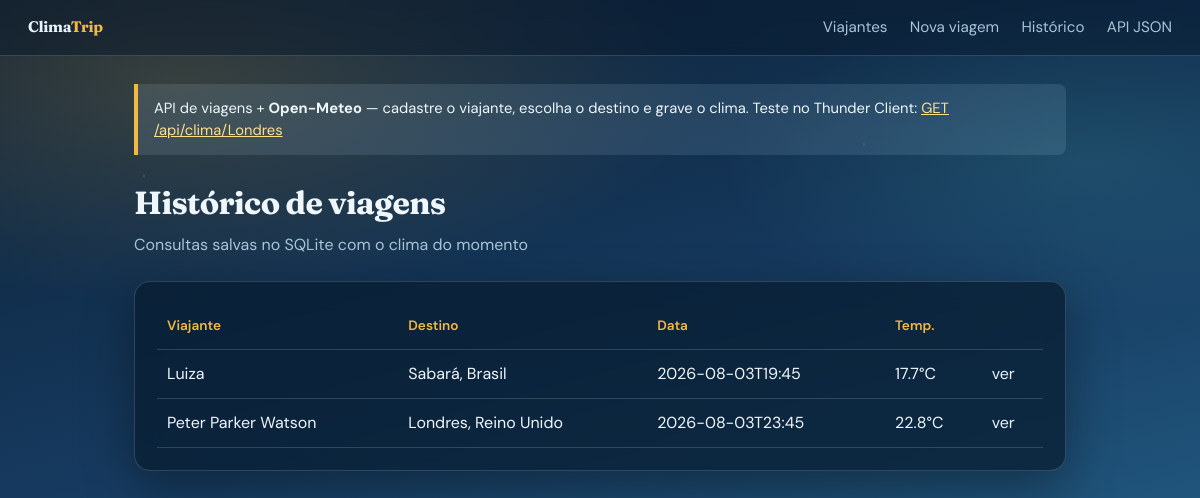
Page /viagens on the committed database.
### models/viagem.py (models this page shows, shortened)
class Viagem(ModeloBase):
    __tablename__ = "viagens"
    viajante_id = db.Column(db.Integer, db.ForeignKey("viajantes.id"), nullable=False)
    destino = db.Column(db.String(120), nullable=False)
    pais = db.Column(db.String(80), default="")
    latitude = db.Column(db.Float, nullable=False)
    longitude = db.Column(db.Float, nullable=False)
    data_consulta = db.Column(db.String(30), nullable=False)
    temperatura_c = db.Column(db.Float, nullable=False)
    vento_kmh = db.Column(db.Float, nullable=False)
    umidade = db.Column(db.Integer, nullable=True)
    codigo_clima = db.Column(db.Integer, nullable=True)
    descricao_clima = db.Column(db.String(80), default="")
    viajante = db.relationship("Viajante", back_populates="viagens")
    @classmethod
    def listar(cls):
        return cls.query.order_by(cls.id.desc()).all()

### models/viajante.py (models this page shows, shortened)
class Viajante(ModeloBase):
    __tablename__ = "viajantes"
    nome = db.Column(db.String(120), nullable=False, unique=True)
    viagens = db.relationship(
        "Viagem",
        back_populates="viajante",
        cascade="all, delete-orphan",
        lazy="dynamic",
    )

### controllers/viagens_controller.py (the view)
@viagens_bp.route("/viagens")
def lista_viagens():
    return render_template("lista_viagens.html", viagens=Viagem.listar())

### views/templates/lista_viagens.html (shortened to what this page needs)
{% extends "layout.html" %}
{% block content %}
<h1>Histórico de viagens</h1>
<p class="subtitulo">Consultas salvas no SQLite com o clima do momento</p>
<section class="painel">
    {% if viagens %}
    <table class="tabela">
        <thead>
            <tr>
                <th>Viajante</th>
                <th>Destino</th>
                <th>Data</th>
                <th>Temp.</th>
                <th></th>
            </tr>
        </thead>
        <tbody>
            {% for v in viagens %}
            <tr>
                <td>{{ v.viajante.nome }}</td>
                <td>{{ v.destino }}{% if v.pais %}, {{ v.pais }}{% endif %}</td>
                <td>{{ v.data_consulta }}</td>
                <td>{{ v.temperatura_c }}°C</td>
                <td><a href="{{ url_for('viagens.detalhe_viagem', viagem_id=v.id) }}">ver</a></td>
            </tr>
            {% endfor %}
        </tbody>
    </table>
    {% else %}
    <p class="vazio">Nenhuma viagem registrada.</p>
    {% endif %}
</section>
{% endblock %}

### views/static/css/style.css (style rules this page uses)
* { box-sizing: border-box; }
:root { --céu-topo: #0b1f33; --céu-meio: #163a5f; --céu-baixo: #2a6f97; --névoa: rgba(186, 230, 253, 0.12); --sol: #f4b942; --sol-suave: #ffe08a; --gelo: #e8f4fc; --texto: #f0f7fc; --texto-suave: #a8c5d8; --card: rgba(8, 28, 48, 0.72); --borda: rgba(168, 197, 216, 0.22); --erro: #ff7b72; --sucesso: #5eead4; --sombra: 0 18px 50px rgba(0, 0, 0, 0.35); }
body { margin: 0; min-height: 100vh; font-family: "DM Sans", sans-serif; color: var(--texto); background: radial-gradient(ellipse 80% 50% at 15% 10%, rgba(244, 185, 66, 0.18), transparent 55%), radial-gradient(ellipse 60% 40% at 90% 20%, rgba(94, 234, 212, 0.12), transparent 50%), linear-gradient(165deg, var(--céu-topo) 0%, var(--céu-meio) 45%, var(--céu-baixo) 100%); background-attachment: fixed; line-height: 1.5; }
body::before { content: ""; position: fixed; inset: 0; pointer-events: none; background-image: radial-gradient(1.5px 1.5px at 12% 22%, rgba(255, 255, 255, 0.35), transparent), radial-gradient(1px 1px at 38% 68%, rgba(255, 255, 255, 0.25), transparent), radial-gradient(1.5px 1.5px at 72% 18%, rgba(255, 255, 255, 0.3), transparent), radial-gradient(1px 1px at 88% 55%, rgba(255, 255, 255, 0.2), transparent); animation: drift 40s linear infinite; opacity: 0.7; z-index: 0; }
h1 { font-family: "Fraunces", serif; font-size: 2rem; margin: 0 0 0.35rem; letter-spacing: -0.02em; }
.subtitulo { color: var(--texto-suave); margin: 0 0 1.5rem; }
.painel { background: var(--card); border: 1px solid var(--borda); border-radius: 16px; padding: 1.4rem; box-shadow: var(--sombra); backdrop-filter: blur(12px); animation: fade-up 0.75s ease both; }
.tabela { width: 100%; border-collapse: collapse; }
.tabela th, .tabela td { padding: 0.75rem 0.6rem; text-align: left; border-bottom: 1px solid var(--borda); }
.tabela th { color: var(--sol); font-weight: 600; font-size: 0.85rem; }
.tabela a { color: var(--gelo); text-decoration: none; }

### rows in the picture
Viagem: viajante.nome "Luiza", destino "Sabará", pais "Brasil", data_consulta "2026-08-03T19:45", temperatura_c "17.7"
Viagem: viajante.nome "Peter Parker Watson", destino "Londres", pais "Reino Unido", data_consulta "2026-08-03T23:45", temperatura_c "22.8"
